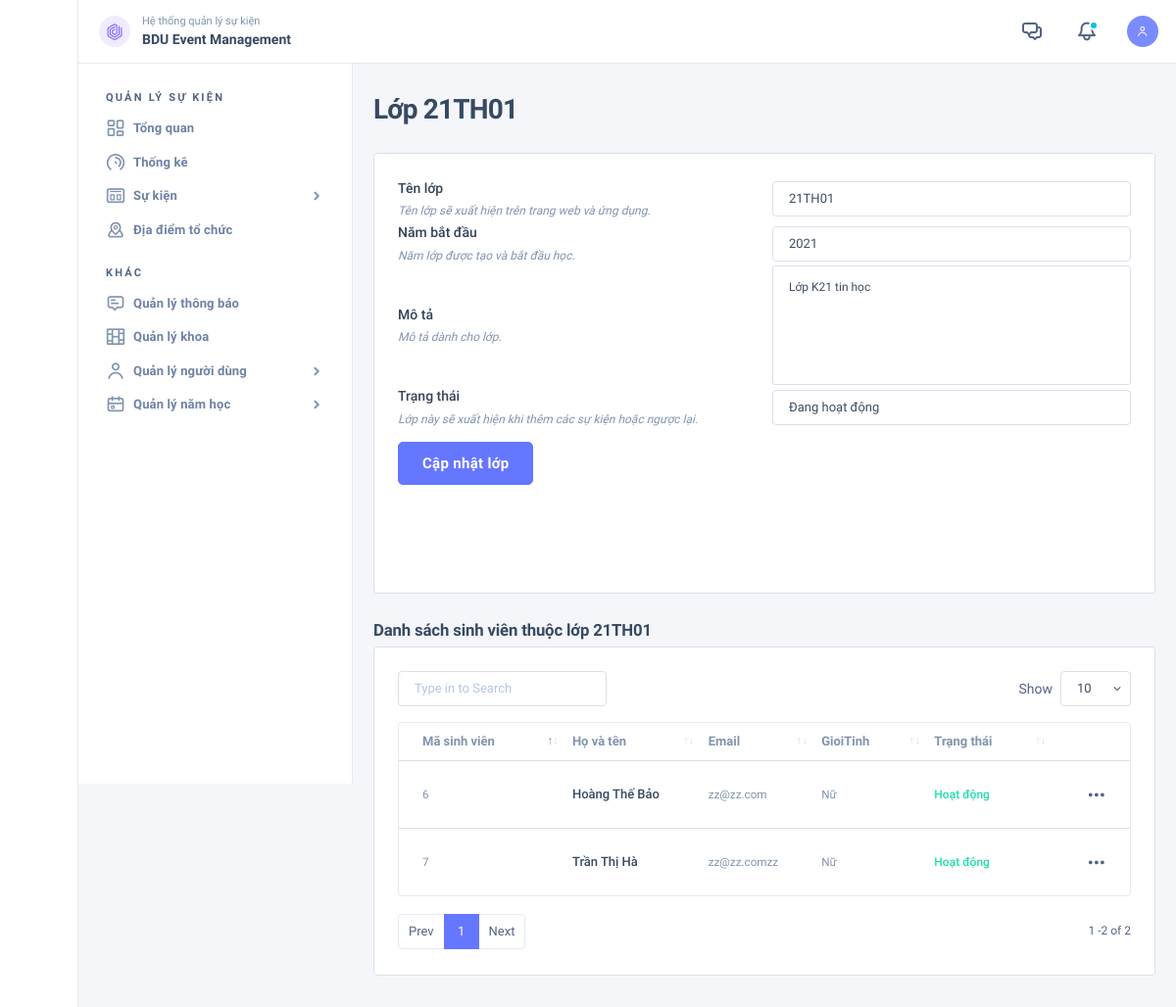
/qlsk/class-detail.php?id=1 (signed in), run on the app's committed database.
### tables this page shows
CREATE TABLE `lop` (
  `MaLop` int(11) NOT NULL,
  `MaKhoa` int(11) DEFAULT NULL,
  `TenLop` varchar(200) DEFAULT NULL,
  `TrangThai` bit(1) DEFAULT NULL,
  `LuuY` varchar(500) DEFAULT NULL,
  `MoTa` varchar(5000) DEFAULT NULL,
  `NamBatDau` year(4) DEFAULT NULL
);

CREATE TABLE `nguoidung` (
  `MaNguoiDung` int(11) NOT NULL,
  `Ho` varchar(100) DEFAULT NULL,
  `Ten` varchar(100) DEFAULT NULL,
  `Email` varchar(200) DEFAULT NULL,
  `MatKhau` varchar(200) DEFAULT NULL,
  `VaiTro` int(11) DEFAULT NULL,
  `TrangThai` bit(1) DEFAULT NULL,
  `GioiTinh` bit(1) DEFAULT NULL,
  `SoDienThoai` varchar(45) DEFAULT NULL,
  `DiaChi` varchar(1000) DEFAULT NULL,
  `AnhDaiDien` varchar(500) DEFAULT NULL
);

### qlsk/class-detail.php (the view, shortened to what this page needs)
<?php
include 'shared/header.php';
include 'core/connector.php';
$id = $_GET['id'];
$get_class = $conn->query("SELECT * FROM lop WHERE MaLop = '$id'");
if ($get_class->num_rows > 0) {
    $class = $get_class->fetch_assoc();
    ?>
    <div class="nk-content ">
        <div class="container-fluid">
            <div class="nk-content-inner">
                <div class="nk-content-body">
                    <div class="nk-block-head nk-block-head-sm">
                        <div class="nk-block-between">
                            <div class="nk-block-head-content">
                                <h3 class="nk-block-title page-title">Lớp <?php echo $class['TenLop'] ?></h3>
                            </div>
                        </div>
                    </div>
                    <div class="nk-block">
                        <div class="row g-gs flex-row-reverse">
                            <div class="col-xxl-5" style="height: 450px">
                                <div class="card card-bordered h-100">
                                    <div class="card-inner">
                                        <form id="class-info-form">
                                            <div class="row g-3 align-center">
                                                <div class="col-md-6">
                                                    <div class="form-group">
                                                        <label class="form-label" for="class-name">Tên lớp</label>
                                                        <span class="form-note">Tên lớp sẽ xuất hiện trên trang web và ứng dụng.</span>
                                                    </div>
                                                </div>
                                                <div class="col-md-6">
                                                    <div class="form-group">
                                                        <div class="form-control-wrap">
                                                            <input type="text" class="form-control" id="class-name" required value="<?php echo $class['TenLop'] ?>" name="class-name">
                                                        </div>
                                                    </div>
                                                </div>
                                            </div>
                                            <div class="row g-3 align-center">
                                                <div class="col-md-6">
                                                    <div class="form-group">
                                                        <label class="form-label" for="class-begin">Năm bắt đầu</label>
                                                        <span class="form-note">Năm lớp được tạo và bắt đầu học.</span>
                                                    </div>
                                                </div>
                                                <div class="col-md-6">
                                                    <div class="form-group">
                                                        <div class="form-control-wrap">
                                                            <select id="class-begin" class="form-control" name="class-begin">
                                                                <?php
                                                                for ($year = (int)date('Y'); 2000 <= $year+1; $year--): ?>
                                                                    <option <?php echo $class['NamBatDau'] == $year ? 'selected' : ''  ?> value="<?=$year;?>"><?=$year;?></option>
                                                                <?php endfor; ?>
                                                            </select>
                                                        </div>
                                                    </div>
                                                </div>
                                            </div>
                                            <div class="row g-3 align-center">
                                                <div class="col-md-6">
                                                    <div class="form-group">
                                                        <label class="form-label" for="class-desc">Mô tả</label>
                                                        <span class="form-note">Mô tả dành cho lớp.</span>
                                                    </div>
                                                </div>
                                                <div class="col-md-6">
                                                    <div class="form-control-wrap">
                                                        <textarea class="form-control form-control-sm no-resize"  required id="class-desc" name="class-desc"  placeholder="Mô tả lớp"><?php echo $class['MoTa'] ?></textarea>
                                                    </div>
                                                </div>
                                            </div>
                                            <div class="row g-3 align-center">
                                                <div class="col-md-6">
                                                    <div class="form-group">
                                                        <label class="form-label" for="class_status">Trạng thái</label>
                                                        <span class="form-note">Lớp này sẽ xuất hiện khi thêm các sự kiện hoặc ngược lại.</span>
                                                    </div>
                                                </div>
                                                <div class="col-md-6">
                                                    <div class="form-group">
                                                        <div class="form-control-wrap">
                                                            <select id="class_status" name="class_status" class="form-control" >
                                                                <option <?php echo $class['TrangThai'] == 1 ? 'selected' : '' ?> value="1">Đang hoạt động</option>
                                                            </select>
                                                        </div>
                                                    </div>
                                                </div>
                                            </div>
                                            <div class="row g-3">
                                                <div class="col-12">
                                                    <div class="form-group mt-2">
                                                        <button type="submit" class="btn btn-lg btn-primary">Cập nhật lớp</button>
                                                    </div>
                                                </div>
                                            </div>
                                        </form>
                                    </div>
                                </div>
                            </div>
                            <div class="col-xxl-7">
                                <h6>Danh sách sinh viên thuộc lớp <?php echo $class['TenLop'] ?></h6>
                                <div class="card card-bordered card-preview">
                                    <div class="card-inner">
                                        <table id="student-list-table" class="datatable-init nk-tb-list nk-tb-ulist " data-export-title="Export" data-auto-responsive="false">
                                            <thead>
                                            <tr class="nk-tb-item nk-tb-head">
                                                <th class="nk-tb-col"><span class="sub-text">Mã sinh viên</span></th>
                                                <th class="nk-tb-col"><span class="sub-text">Họ và tên</span></th>
                                                <th class="nk-tb-col tb-col-md"><span class="sub-text">Email</span></th>
                                                <th class="nk-tb-col tb-col-md"><span class="sub-text">GioiTinh</span></th>
                                                <th class="nk-tb-col tb-col-md"><span class="sub-text">Trạng thái</span></th>
                                                <th class="nk-tb-col nk-tb-col-tools text-end">
                                                </th>
                                            </tr>
                                            </thead>
                                            <tbody>
                                            <?php
                                            $get_students = $conn->query("SELECT
                                                                              nguoidung.MaNguoiDung,
                                                                              nguoidung.Ho,
                                                                                nguoidung.Ten,
                                                                              nguoidung.Email,
                                                                              nguoidung.TrangThai,
                                                                              nguoidung.GioiTinh,
                                                                              lop.MaLop
                                                                            FROM chitietsinhvien
                                                                              INNER JOIN lop
                                                                                ON chitietsinhvien.MaLop = lop.MaLop
                                                                              INNER JOIN nguoidung
                                                                                ON chitietsinhvien.MaNguoiDung = nguoidung.MaNguoiDung
                                                                                     WHERE lop.MaLop = '$id'");
                                            while ($student = $get_students->fetch_assoc()) {
                                                ?>
                                                <tr class="nk-tb-item">
                                                    <td class="nk-tb-col">
                                                        <span class="tb-sub"><?php echo $student['MaNguoiDung']; ?></span>
                                                    </td>
                                                    <td class="nk-tb-col">
                                                        <div class="user-card">
                                                            <div class="user-info">
                                                                <span class="tb-lead"><?php echo $student['Ho'] . ' ' . $student['Ten']; ?><span class="dot dot-success d-md-none ms-1"></span></span>
                                                            </div>
                                                        </div>
                                                    </td>
                                                    <td class="nk-tb-col tb-col-md">
                                                        <span class="tb-sub"><?php echo $student['Email']; ?></span>
                                                    </td>
                                                    <td class="nk-tb-col tb-col-md">
                                                        <span class="tb-sub"><?php echo $student['GioiTinh'] == 0 ? 'Nữ' : 'Nam'; ?></span>
                                                    </td>
                                                    <td class="nk-tb-col tb-col-md">
                                                        <span class="tb-status text-<?php echo $student['TrangThai'] == 1 ? 'success' : 'danger' ?>"><?php echo $student['TrangThai'] == 1 ? 'Hoạt động' : 'Ngừng hoạt động'; ?></span>
                                                    </td>
                                                    <td class="nk-tb-col nk-tb-col-tools">
                                                        <ul class="nk-tb-actions gx-1">
                                                            <li>
                                                                            <div class="drodown">
                                                                                <a href="#" class="dropdown-toggle btn btn-icon btn-trigger" data-bs-toggle="dropdown"><em class="icon ni ni-more-h"></em></a>
                                                                </div>
                                                            </li>
                                                        </ul>
                                                    </td>
                                                </tr>
                                            <?php } ?>
                                            </tbody>
                                        </table>
                                    </div>
                                </div>
                            </div>
                        </div>
                    </div>
                </div>
            </div>
        </div>
    </div>
<?php } include 'shared/footer.php' ?>

### data on the page
lop: TenLop "21TH01", class-name "21TH01", class-begin "2021", class-desc "Lớp K21 tin học", class_status "Đang hoạt động"
nguoidung: MaNguoiDung "6", Ho "Hoàng", Ten "Thế Bảo", Email "zz@zz.com", GioiTinh "Nữ", TrangThai "Hoạt động"
nguoidung: MaNguoiDung "7", Ho "Trần", Ten "Thị Hà", Email "zz@zz.comzz", GioiTinh "Nữ", TrangThai "Hoạt động"
